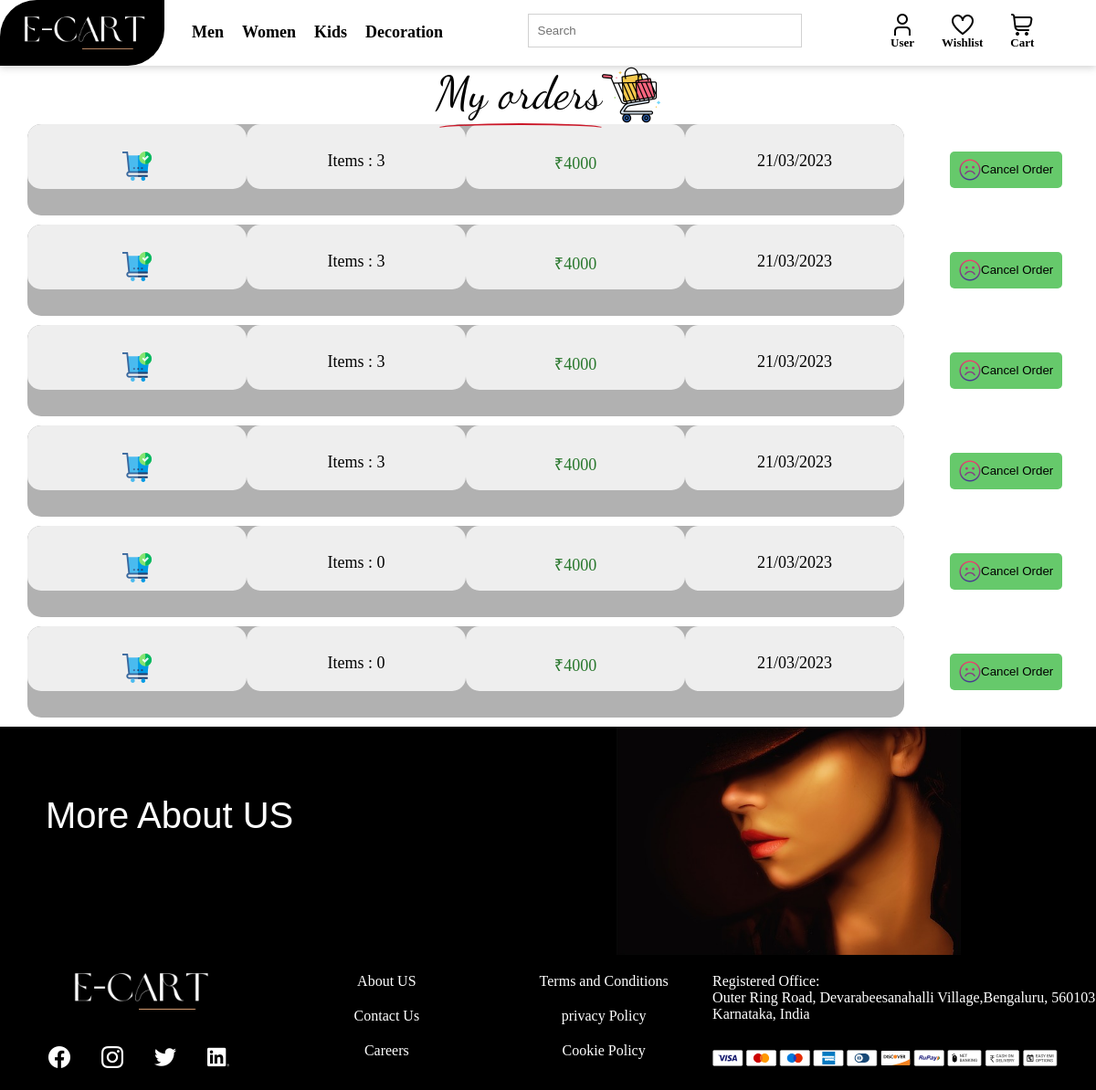
Screenshot of /orders.php (signed in) with the database file from the repository.
### tables this page shows
CREATE TABLE `product` (
  `id` int(100) NOT NULL,
  `product_type` varchar(10) NOT NULL,
  `pro_type_img_name` varchar(50) NOT NULL
);

CREATE TABLE `order_details` (
  `id` int(100) NOT NULL,
  `user_id` int(100) NOT NULL,
  `order_date` datetime NOT NULL DEFAULT current_timestamp(),
  `ship_address` int(100) NOT NULL,
  `order_total` int(100) NOT NULL,
  `payment_method` varchar(50) NOT NULL,
  `total_item` int(50) NOT NULL
);

### orders.php (the view, shortened to what this page needs)
<?php
include 'dbconnect.php';
$mail = $_SESSION['umail'];
$sql7 = "SELECT `id` FROM `users` WHERE `email`= '$mail';";
$rs7 = mysqli_query($conn, $sql7);
$row7 = mysqli_fetch_array($rs7);
$u_id = $row7['id'];
?>
<html>
<head>
    <link rel="stylesheet" href="css/navbar.css">
    <link rel="stylesheet" href="css/footer.css">
    <link rel="stylesheet" href="css/orders.css">
</head>
<body>
    <?php require 'navbar.php' ?>
    <div class="container-1">
        <div class="heading">
            <p class=" underlined">My orders</p>
            <img src="images/orders/shopping-cart.png" alt="wishlist logo">
        </div>
        <div class="list">
            <?php
            $sql = "SELECT *, DATE_FORMAT(order_date,'%d/%m/%Y') AS o_date FROM `order_details` WHERE `user_id`=$u_id ORDER BY id DESC";
            $rs = mysqli_query($conn, $sql);
            while ($row = mysqli_fetch_array($rs)) {
                $id = $row['id'];
            ?>
                <div class="flex">
                    <div class="outer" onclick="location.href = 'order_details.php?order=<?php echo $id ?>';">
                        <div class="flex">
                            <div class="inner">
                                <img src="images/orders/order.png" alt="Order Image">
                            </div>
                            <div class="inner">Items :
                                <?php echo $row['total_item']; ?>
                            </div>
                            <div class="inner amount">&#8377;<?php echo $row['order_total']; ?>
                            </div>
                            <div class="inner">
                                <?php echo $row['o_date']; ?>
                            </div>
                        </div>
                    </div>
                    <div class="inner-btn">
                        <button class="cart-btn cancel">
                            <div class="flex">
                                <img src="images/orders/sad-face.png" alt="Add to Cart">
                                <p style="padding-top: 4px;">Cancel Order</p>
                            </div>
                        </button>
                    </div>
                </div>
            <?php
            }
            ?>
        </div>
    </div>
    <?php
    include 'footer.php';
    ?>
</body>
</html>

### navbar.php (shortened to what this page needs)
<?php
if (isset($_SESSION['loggedin']) && $_SESSION['loggedin'] == true) {
    $loggedin = true;
} else {
    $loggedin = false;
}
?>
<div class="navigaton">
    <div class="navbar">
        <div style="display:flex;">
            <div class="left-logo">
                <a href="indeex.php">
                    <img src="images/logo/logo light.png" alt="logo">
                </a>
            </div>
            <div class="right">
                <ul style="display:flex;">
                    <?php
                    $sql1 = "SELECT * FROM `product`";
                    $rs1 = mysqli_query($conn, $sql1);
                    while ($row1 = mysqli_fetch_array($rs1)) {
                    ?>
                        <li><a href="products.php?pro_type=<?php echo $row1['id'] ?>&pro_cat=NULL"><?php echo $row1['product_type']?></a>
                        </li>
                    <?php
                    }
                    ?>
                </ul>
            </div>
        </div>
        <div class="searchbar">
            <div class="search">
                <div class="txt-search">
                    <input type="text" name="t1" class="search-txt" id="search" placeholder="Search" onclick="search_click()">
                </div>
            </div>
        </div>
        <div class="options">
            <div class="option_inner">
                <?php
                if ($loggedin) {
                    echo '
                <a href="profile.php">
                <div class="profile option_padding">
                <p class="text_align">
                    <img src="images/icons/user.png" alt="profile">
                </p>
                <p class="small">User</p>
            </div>
                </a>';
                }
                echo '<a href="wishlist.php">
            <div class="wishlist option_padding">
                <p class="text_align">
                    <img src="images/icons/wish.png" alt="wishlist">
                </p>
                <p class="small">Wishlist</p>
            </div>
        </a>
        <a href="cart.php">
            <div class="cart option_padding">
                <p class="text_align">
                    <img src="images/icons/cart.png" alt="bag">
                </p>
                <p class="small">Cart</p>
            </div>
        </a>
    </div>
</div>
</div>
</div>';
                ?>

### css/navbar.css (style rules this page uses)
.navigaton { background-color: #ffffff; position: sticky; top: 0px; z-index: 9999; display: flex; max-width: 1350px; min-width: 972px; margin: auto; }
.navbar { width: 100%; display: flex; height: auto; padding: 0; position: sticky; box-shadow: rgba(99, 99, 99, 0.3) 0px 2px 8px 0px; justify-content: space-between; }
.navbar .left-logo { background-color: #000000; border-radius: 40px 0; }
.navbar .left-logo img { width: 180px; }
.right { color: #000000; width: auto; margin: 15px 0px 0px 20px; width: 60%; }
.right ul { padding: 0%; }
.right ul li { list-style: none; font-weight: bold; position: relative; display: inline-table; text-transform: capitalize; font-size: 18px; padding: 10px 10px 10px 10px; }
.searchbar { width: 25%; background-color: #ffffff; display: flex; }
.search-txt { padding: 10px 0px 10px 10px; border: none; outline: none; width: 100%; border: 1px solid rgba(163, 163, 163, 0.5); }
.txt-search { padding: 15px 0 0 0; }
.search { width: 100%; transition: 0.1s; }
.options { width: 20%; right: 20px; }
.option_inner { margin: 15px 0px 0px 0px; display: flex; }
.option_padding { padding: 0px 15px 0px 15px; }
.text_align { text-align: center; }
.small { font-size: 13px; font-weight: bold; }

### css/footer.css (style rules this page uses)
a { text-decoration: none; color: #000000; cursor: pointer; }
button { padding: 0 20 16px 20px; border: none; cursor: pointer; appearance: none; background-color: inherit; }
::placeholder { color: rgb(114, 114, 114); opacity: 1; }

### css/orders.css (style rules this page uses)
* { margin: 0; }
body { max-width: 1350px; margin: auto; }
.heading { text-align: center; font-family: 'Dancing Script', cursive; font-size: 50px; display: flex; margin: auto; justify-content: center; }
.underlined { position: relative; margin-right: rem; }
.underlined:after { content: ""; position: absolute; bottom: -10px; left: 0; height: 7px; width: 100%; border: solid 2px #cb1829; border-color: #cb1829 transparent transparent transparent; border-radius: 50%; }
.flex { display: flex; }
.cart-btn { padding: 8px 10px; border: none; cursor: pointer; background-color: #66c96b; transition: 0.5s; border-radius: 5px; margin: 0 0 0 20; }
.outer { width: 80%; margin: auto; height: 100px; overflow: hidden; background-color: #b1b1b1; border-radius: 15px; transition: 0.2s ease; margin-bottom: 10px; }
.inner { width: 25%; padding: 30px 0 9px 0; border-radius: 15px; text-align: center; background-color: #eee; font-size: 18px; }
.inner-btn { width: 15%; padding: 30px 0 9px 0; }
.amount { color: #28772c; }

### rows the page displays
product: product_type "Men"
product: product_type "Women"
product: product_type "Kids"
product: product_type "Decoration"
order_details: total_item "3", order_total "4000", o_date "21/03/2023"
order_details: total_item "3", order_total "4000", o_date "21/03/2023"
order_details: total_item "3", order_total "4000", o_date "21/03/2023"
order_details: total_item "3", order_total "4000", o_date "21/03/2023"
order_details: total_item "0", order_total "4000", o_date "21/03/2023"
order_details: total_item "0", order_total "4000", o_date "21/03/2023"
